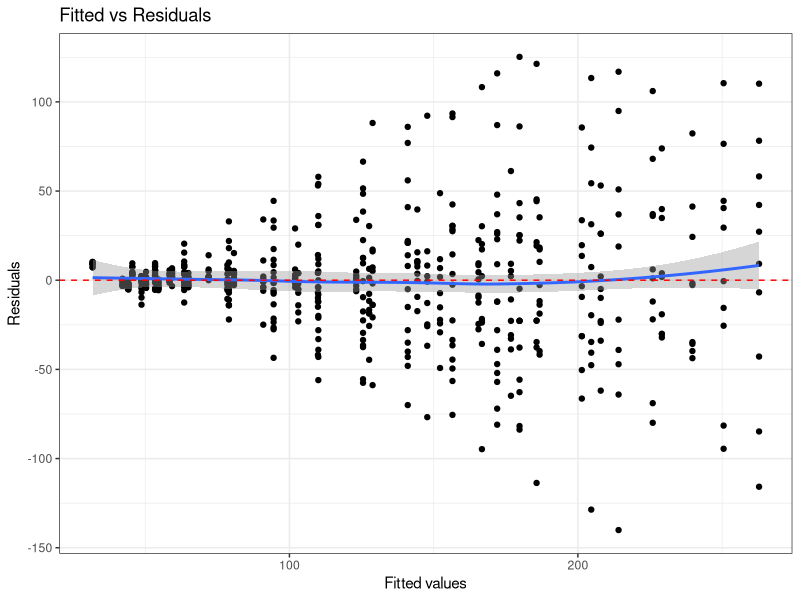

The R script that drew this image:
## ---- chunk 1
knitr::opts_chunk$set(echo = FALSE)
## ---- chunk 2
library(ggplot2)
CWdata<-ChickWeight

##Split Linear regression at Time=5.
CWdata$Timesp<-ifelse(CWdata$Time-5>0, CWdata$Time-5,0)
    
##Create model where weight is a function of the interaction between Time and Diet
mdl1<-lm(weight~Timesp+Time*Diet, data=CWdata)
CWdata<-cbind(CWdata, predict(mdl1, interval = 'confidence'))
CWdata<-cbind(CWdata, res=mdl1$residuals)
g<-ggplot(CWdata, aes(fit, res))+
  geom_point()+
  stat_smooth(method="loess")+
  geom_hline(yintercept=0, col="red", linetype="dashed")+
  theme_bw()+
  labs(title="Fitted vs Residuals",
       x="Fitted values",
       y="Residuals")
g
